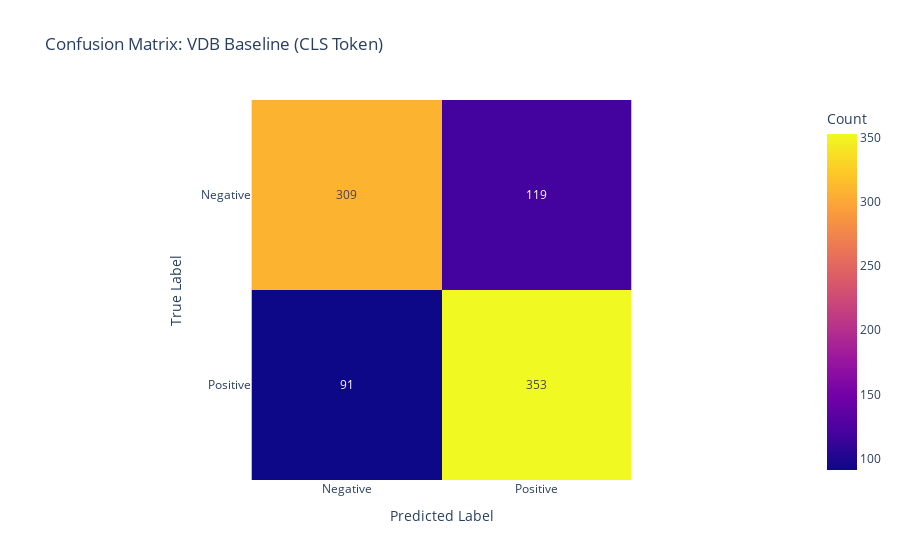

This figure's notebook cell:
### Markdown cell above
# Baseline

### Code cell
# Re-import required libraries after environment reset
import pandas as pd
import numpy as np
import plotly.express as px
import plotly.graph_objects as go
from sklearn.metrics import classification_report, confusion_matrix
from transformers import AutoTokenizer, AutoModel
import torch
import faiss
from datasets import load_dataset

# Load dataset (SST2)
dataset = load_dataset("glue", "sst2")
train_texts = dataset["train"]["sentence"]
train_labels = dataset["train"]["label"]
test_texts = dataset["validation"]["sentence"]
test_labels = dataset["validation"]["label"]

# Load tokenizer and model (BERT base, uncased)
tokenizer = AutoTokenizer.from_pretrained("bert-base-uncased")
model = AutoModel.from_pretrained("bert-base-uncased")
model.eval()


# Function to extract CLS embedding from BERT
def get_cls_embedding(texts, tokenizer, model):
    embeddings = []
    batch_size = 32
    for i in range(0, len(texts), batch_size):
        batch = texts[i : i + batch_size]
        inputs = tokenizer(batch, return_tensors="pt", padding=True, truncation=True, max_length=128)
        with torch.no_grad():
            outputs = model(**inputs)
        cls_tokens = outputs.last_hidden_state[:, 0, :].cpu().numpy()
        embeddings.append(cls_tokens)
    return np.vstack(embeddings)


# Generate embeddings for train and test sets
train_embeddings = get_cls_embedding(train_texts, tokenizer, model)
test_embeddings = get_cls_embedding(test_texts, tokenizer, model)

# Build FAISS index
dimension = train_embeddings.shape[1]
index = faiss.IndexFlatL2(dimension)
index.add(train_embeddings)

# Perform k-NN search
k = 5
distances, indices = index.search(test_embeddings, k)

# Predict based on majority vote of k nearest neighbors
predicted_labels = []
for i in range(len(indices)):
    neighbor_labels = [train_labels[idx] for idx in indices[i]]
    majority_vote = max(set(neighbor_labels), key=neighbor_labels.count)
    predicted_labels.append(majority_vote)

# Classification report
report = classification_report(test_labels, predicted_labels, output_dict=True)
report_df = pd.DataFrame(report).transpose()
selected_rows = ["0", "1", "accuracy", "macro avg", "weighted avg"]
print("\nClassification Report (VDB baseline using CLS token):")
print(report_df.loc[selected_rows])

# Confusion matrix visualization
conf_matrix = confusion_matrix(test_labels, predicted_labels)
fig = px.imshow(
    conf_matrix,
    labels=dict(x="Predicted Label", y="True Label", color="Count"),
    x=["Negative", "Positive"],
    y=["Negative", "Positive"],
    text_auto=True,
    title="Confusion Matrix: VDB Baseline (CLS Token)",
)

fig.show()

### Figure 1 — Plotly figure (JSON) as saved in the notebook; plotly's stock layout.template omitted (floating-point values rounded to 4 significant figures)
{"data": [{"coloraxis": "coloraxis", "hovertemplate": "Predicted Label: %{x}<br>True Label: %{y}<br>Count: %{z}<extra></extra>", "name": "0", "texttemplate": "%{z}", "type": "heatmap", "x": ["Negative", "Positive"], "xaxis": "x", "y": ["Negative", "Positive"], "yaxis": "y", "z": [[309, 119], [91, 353]]}], "layout": {"coloraxis": {"colorbar": {"title": {"text": "Count"}}, "colorscale": [[0, "#0d0887"], [0.1111, "#46039f"], [0.2222, "#7201a8"], [0.3333, "#9c179e"], [0.4444, "#bd3786"], [0.5556, "#d8576b"], [0.6667, "#ed7953"], [0.7778, "#fb9f3a"], [0.8889, "#fdca26"], [1, "#f0f921"]]}, "title": {"text": "Confusion Matrix: VDB Baseline (CLS Token)"}, "xaxis": {"anchor": "y", "constrain": "domain", "domain": [0, 1], "scaleanchor": "y", "title": {"text": "Predicted Label"}}, "yaxis": {"anchor": "x", "autorange": "reversed", "constrain": "domain", "domain": [0, 1], "title": {"text": "True Label"}}}}
